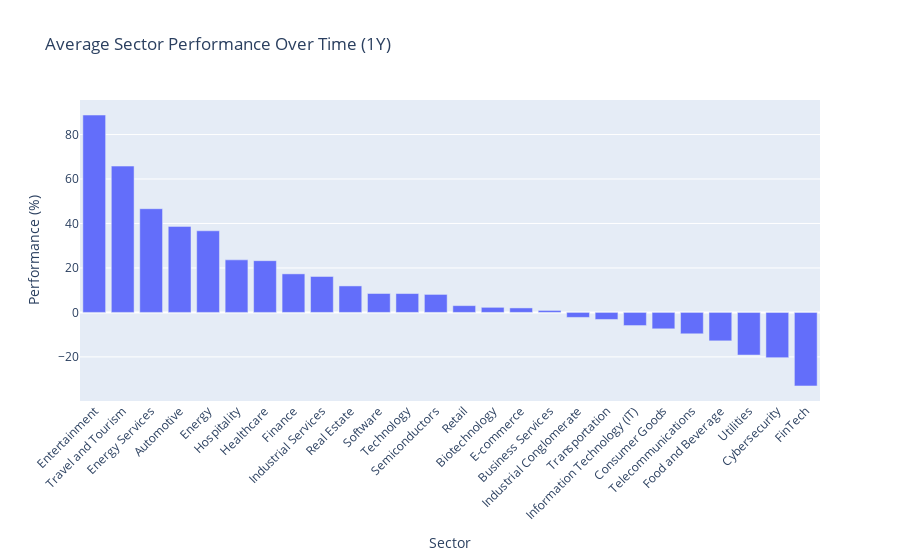

The code cell stored with this chart in its notebook:
### Code cell
import plotly.express as px

time_frame = '1Y'

sector_performance_subset = sector_performance[['sector', time_frame]]
sector_performance_subset = sector_performance_subset.sort_values(by=time_frame, ascending=False)

fig = px.bar(sector_performance_subset,
             x='sector', 
             y=time_frame,
             title=f"Average Sector Performance Over Time ({time_frame})",
             labels={"sector": "Sector", time_frame: "Performance (%)"},
             barmode='group')

fig.update_layout(xaxis_tickangle=-45)
fig.show()

### Figure 1 — Plotly figure (JSON) as saved in the notebook; plotly's stock layout.template omitted (floating-point values rounded to 4 significant figures)
{"data": [{"alignmentgroup": "True", "hovertemplate": "Sector=%{x}<br>Performance (%)=%{y}<extra></extra>", "legendgroup": "", "marker": {"color": "#636efa", "pattern": {"shape": ""}}, "name": "", "offsetgroup": "", "orientation": "v", "showlegend": false, "textposition": "auto", "type": "bar", "x": ["Entertainment", "Travel and Tourism", "Energy Services", "Automotive", "Energy", "Hospitality", "Healthcare", "Finance", "Industrial Services", "Real Estate", "Software", "Technology", "Semiconductors", "Retail", "Biotechnology", "E-commerce", "Business Services", "Industrial Conglomerate", "Transportation", "Information Technology (IT)", "Consumer Goods", "Telecommunications", "Food and Beverage", "Utilities", "Cybersecurity", "FinTech"], "xaxis": "x", "y": [88.77, 65.82, 46.64, 38.7, 36.71, 23.64, 23.27, 17.33, 16.16, 11.91, 8.509, 8.479, 8.097, 3.047, 2.285, 2.016, 0.8889, -2.253, -3.169, -5.913, -7.383, -9.615, -12.79, -19.18, -20.34, -33.08], "yaxis": "y"}], "layout": {"barmode": "group", "legend": {"tracegroupgap": 0}, "title": {"text": "Average Sector Performance Over Time (1Y)"}, "xaxis": {"anchor": "y", "domain": [0, 1], "tickangle": -45, "title": {"text": "Sector"}}, "yaxis": {"anchor": "x", "domain": [0, 1], "title": {"text": "Performance (%)"}}}}
